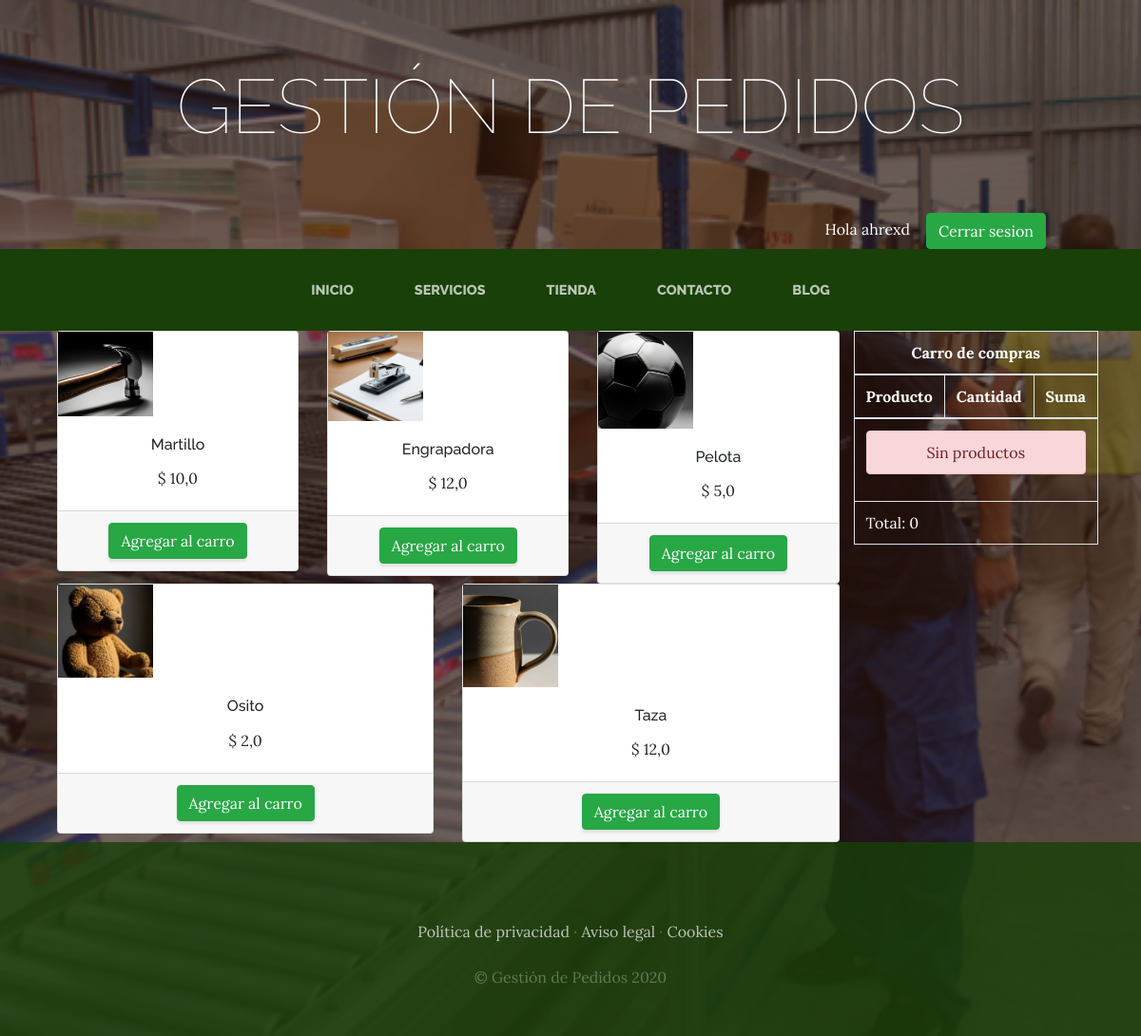
The app's page /tienda/ (signed in) with its own data.
### Tienda/models.py (models this page shows, shortened)
class Producto(models.Model):
    nombre=models.CharField(max_length=50)
    categorias=models.ForeignKey(CategoriaProd,on_delete=models.CASCADE)
    imagen=models.ImageField(upload_to="tienda",null=True,blank=True)
    precio=models.FloatField()
    disponibilidad=models.BooleanField(default=True)
    created=models.DateTimeField(auto_now_add=True)
    updated=models.DateTimeField(auto_now_add=True)
    class Meta:
        verbose_name="producto"
        verbose_name_plural="productos"

### Tienda/views.py (the view)
# urls.py: path('',views.tienda,name="Tienda"),
def tienda(request):
    productos=Producto.objects.all()
    return render(request,"Tienda/tienda.html",{'productos':productos})

### Carro/context_processor.py (called while the page is built)
def importe_total(request):
    total = 0
    if request.user.is_authenticated:
        carro = request.session.get("carro", {})
        for key, value in carro.items():
            precio = float(value["precio"])
            cantidad = int(value["cantidad"])
            total += precio * cantidad
    return {"importe_total": total}

### Tienda/templates/Tienda/tienda.html (shortened to what this page needs)
{% extends "ProyectoConstrucciones/base.html" %}
{% load static %}
{% block content %}
{% if user.is_authenticated %}
    <div class="container">
        <div style="float:right">
            {% include "Carro/widget.html" %}
        </div>
        <div class="row">
            {% for p in productos %}
            <div class="col">
                <div class="card text-center">
                    <img src="{{p.imagen.url}}" class="img-fluid" style="max-width: 100px;">
                    <div class="card-body">
                        <h6 class="card-title">{{p.nombre}}</h6>
                        <p class="card-text">$ {{p.precio}}</p>
                    </div>
                    <div class="card-footer text-center">
                        <a href="{% url 'Carro:agregar' p.id %}" class="btn btn-success">Agregar al carro</a>
                    </div>
                </div>
            </div>
            {% endfor %}
        </div>
    </div>
    {% endif %}
{% endblock %}

### ProyectoConstrucciones/templates/ProyectoConstrucciones/base.html (shortened to what this page needs)
<html>
<head>
  {% load static %}
    <link rel="stylesheet" href="{% static 'ProyectoConstrucciones/vendor/bootstrap/css/bootstrapp.min.css' %}">
    <link rel="stylesheet" href="{% static 'ProyectoConstrucciones/css/gestion.css' %}">
  </head>
<body>
    <h1 class="site-heading text-center text-white d-none d-lg-block">
        <span class="site-heading-lower">Gestión de Pedidos</span>
      </h1>
    <div style="text-align: right;margin-right:100px;color:white">
        {% if user.is_authenticated %}
            Hola {{user.username}}&nbsp;&nbsp;&nbsp;&nbsp;<a href="{% url 'cerrar_sesion' %}" class="btn btn-success">Cerrar sesion</a>
        {% else %}
            <a href="{% url 'loguear' %}" class="btn btn-success">Login</a>&nbsp;&nbsp;&nbsp;&nbsp;<a href="{% url 'Autenticacion' %}" class="btn btn-success">Regístrate</a>
        {% endif %}
    </div>
 <nav class="navbar navbar-expand-lg navbar-dark py-lg-4" id="mainNav">
    <div class="container">
      <div class="collapse navbar-collapse" id="navbarResponsive">
        <ul class="navbar-nav mx-auto">
          <li class="nav-item {% if request.path == '/' %}active{% endif %} px-lg-4">
            <a class="nav-link text-uppercase text-expanded" href="{% url 'Home' %}">Inicio</a>
          </li>
          <li class="nav-item {% if request.path == '/servicios/' %}active{% endif %} px-lg-4">
            <a class="nav-link text-uppercase text-expanded" href="{% url 'Servicios' %}">Servicios</a>
          </li>
          <li class="nav-item {% if request.path == '/proyectos/' %}active{% endif %} px-lg-4">
            <a class="nav-link text-uppercase text-expanded" href="{% url 'Tienda' %}">Tienda</a>
          </li>
          <li class="nav-item {% if request.path == '/contacto/' %}active{% endif %} px-lg-4">
            <a class="nav-link text-uppercase text-expanded" href="{% url 'Contacto' %}">Contacto</a>
          </li>
          <li class="nav-item {% if request.path == '/blog/' %}active{% endif %} px-lg-4">
            <a class="nav-link text-uppercase text-expanded" href="{% url 'Blog' %}">Blog</a>
          </li>
        </ul>
      </div>
    </div>
  </nav>
  {% block content %}
  {% endblock %}
    <footer class="footer text-faded text-center py-5">
      <div class="container">
        <p class="m-0 mbt">
        	<a href="sample.html" class="link">Política de privacidad</a> ·
        	<a href="sample.html" class="link">Aviso legal</a> ·
        	<a href="sample.html" class="link">Cookies</a>
		</p>
        <p class="m-0 mbt1">&copy; Gestión de Pedidos 2020</p>
      </div>
	</footer>
</body>
</html>

### Tienda/templates/Carro/widget.html (shortened to what this page needs)
<table class="table table-bordered" style="color:white;">
    <thead>
        <tr>
            <th colspan="3" class="text-center">Carro de compras</th>
        </tr>
        <tr>
            <th>Producto</th>
            <th>Cantidad</th>
            <th>Suma</th>
        </tr>
    </thead>
    <tbody>
        {% if request.session.carro.items %}
            {% for key, value in request.session.carro.items %}
                <tr class="text-center">
                    <td>{{ value.nombre }}</td>
                    <td>{{ value.cantidad }}</td>
                    <td >
                        <a href="{% url 'Carro:agregar' value.producto_id %}" class="btn btn-success">
                            +
                        </a>
                        <a href="{% url 'Carro:restar' value.producto_id %}" class="btn btn-success">
                            -
                        </a><br>
                        ${{ value.precio|floatformat:2 }}
                    </td>
                </tr>
            {% endfor %}
        {% else %}
            <tr>
                <td colspan="3">
                    <div class="alert alert-danger text-center">
                        Sin productos
                    </div>
                </td>
            </tr>
        {% endif %}
    </tbody>
    <tfoot>
        <tr>
            <td colspan="3">
                Total: {{importe_total}}
            </td>
        </tr>
    </tfoot>
</table>

### ProyectoConstrucciones/static/ProyectoConstrucciones/css/gestion.css (style rules this page uses)
body { font-family: 'Lora'; background: linear-gradient(rgba(47, 23, 15, 0.65), rgba(47, 23, 15, 0.65)), url("../img/bg_main.jpg"); background-attachment: fixed; background-position: center; background-size: cover; }
h1, h2, h3, h4, h5, h6 { font-family: 'Raleway'; }
p { line-height: 1.75; }
.text-faded { color: rgba(255, 255, 255, 0.3); }
.site-heading { margin-top: 5rem; margin-bottom: 5rem; text-transform: uppercase; line-height: 1; font-family: 'Raleway'; }
.site-heading .site-heading-lower { font-size: 5rem; font-weight: 100; line-height: 4rem; }
#mainNav { background-color: rgba(24, 64, 8); font-family: 'Raleway'; }
#mainNav .navbar-nav .nav-item .nav-link { color: rgba(255, 255, 255, 0.7); font-weight: 800; }
@media (min-width: 992px) { #mainNav .navbar-nav .nav-item .nav-link { font-size: 0.9rem; } }
.footer { background-color: rgba(24, 64, 8, 0.8); }
.btn { box-shadow: 0px 3px 3px 0px rgba(33, 37, 41, 0.1); }
.mbt { padding-top: 2rem; }
.mbt1 { padding-top: 1.25rem; }
a.link { color: rgba(255, 255, 255, 0.7); }

### records on screen
Producto: imagen (picture), nombre "Martillo", precio "10,0"
Producto: imagen (picture), nombre "Engrapadora", precio "12,0"
Producto: imagen (picture), nombre "Pelota", precio "5,0"
Producto: imagen (picture), nombre "Osito", precio "2,0"
Producto: imagen (picture), nombre "Taza", precio "12,0"

### other values on screen
{{ user.username }} "ahrexd"
{{ importe_total }} "0"
